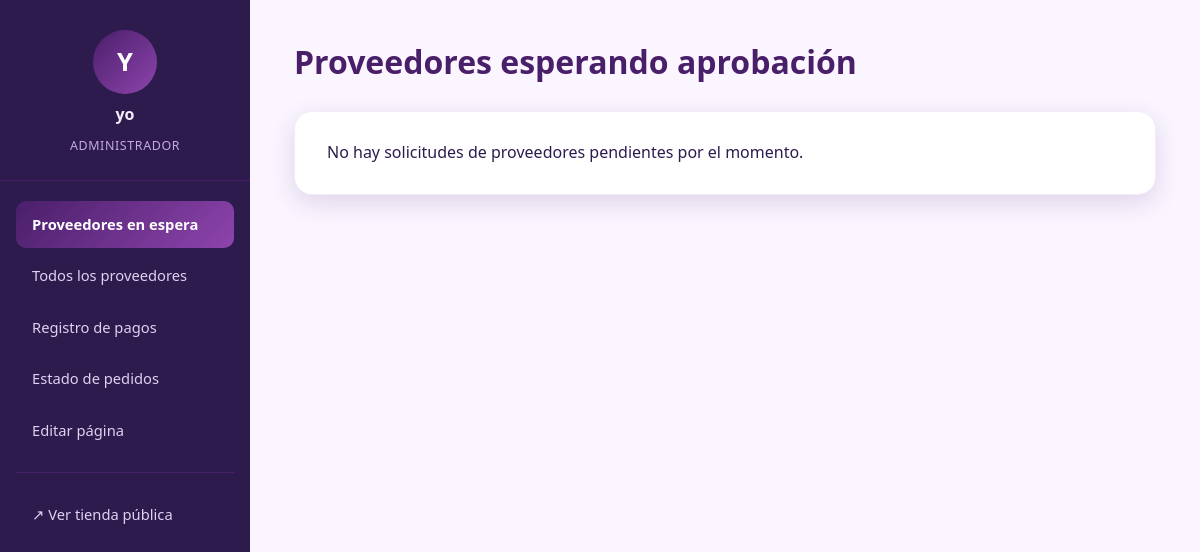
The page /adm/ (signed in) on the database as committed earlier.
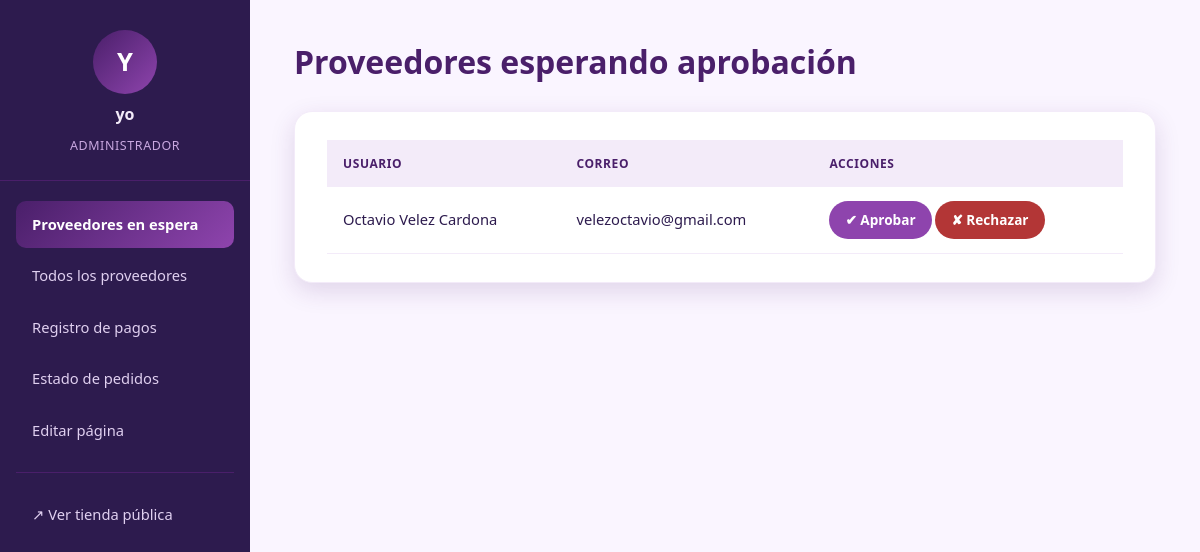
The same page on the database as committed later.
### usuarios/models.py (models this page shows, shortened)
class Perfil(models.Model):
    ROLES = [
        ('ADMIN', 'Administrador de la Plataforma'),
        ('PROVEEDOR', 'Proveedor de Herramientas'),
        ('CLIENTE', 'Cliente Final'),
    ]
    usuario = models.OneToOneField(User, on_delete=models.CASCADE, related_name='perfil')
    rol = models.CharField(max_length=15, choices=ROLES, default='CLIENTE')
    telefono = models.CharField(max_length=20, blank=True, null=True)
    direccion = models.CharField(max_length=255, blank=True, null=True)
    ciudad = models.CharField(max_length=100, blank=True, null=True)
    aprobado = models.BooleanField(default=True)

### administracion/views.py (the view)
# urls.py: path('', views.dashboard, name='dashboard'),
@admin_required
def dashboard(request):
    Perfil = apps.get_model("usuarios", "Perfil")
    proveedores_pendientes = (
        Perfil.objects
        .filter(rol='PROVEEDOR', aprobado=False)
        .select_related('usuario')
        .order_by('-id')
    )
    return render(request, 'administracion/dashboard.html', {
        'proveedores_pendientes': proveedores_pendientes,
        'active': 'proveedores',
    })

### administracion/templates/administracion/dashboard.html (shortened to what this page needs)
{% extends 'administracion/base_admin.html' %}
{% block contenido %}
    <h1>Proveedores esperando aprobación</h1>
    <section class="admin-card">
        {% if proveedores_pendientes %}
            <table class="admin-table">
                <thead>
                    <tr>
                        <th>Usuario</th>
                        <th>Correo</th>
                        <th>Acciones</th>
                    </tr>
                </thead>
                <tbody>
                {% for perfil in proveedores_pendientes %}
                    <tr>
                        <td>{{ perfil.usuario.username }}</td>
                        <td>{{ perfil.usuario.email }}</td>
                        <td>
                            <a href="{% url 'administracion:aprobar_proveedor' perfil_id=perfil.id %}" class="btn btn-approve">✔ Aprobar</a>
                            <a href="{% url 'administracion:rechazar_proveedor' perfil_id=perfil.id %}" class="btn btn-reject"
                               onclick="return confirm('¿Seguro que quieres rechazar y eliminar esta solicitud?');">✘ Rechazar</a>
                        </td>
                    </tr>
                {% endfor %}
                </tbody>
            </table>
        {% else %}
            <p>No hay solicitudes de proveedores pendientes por el momento.</p>
        {% endif %}
    </section>
{% endblock %}

Rows that differ between the two databases and show on the page:
added Perfil: usuario.username "Octavio Velez Cardona", usuario.email "velezoctavio@gmail.com"
Other text that changed with them:
text no longer shown: "No hay solicitudes de proveedores pendientes por el momento."
text now shown: "USUARIO CORREO ACCIONES"
